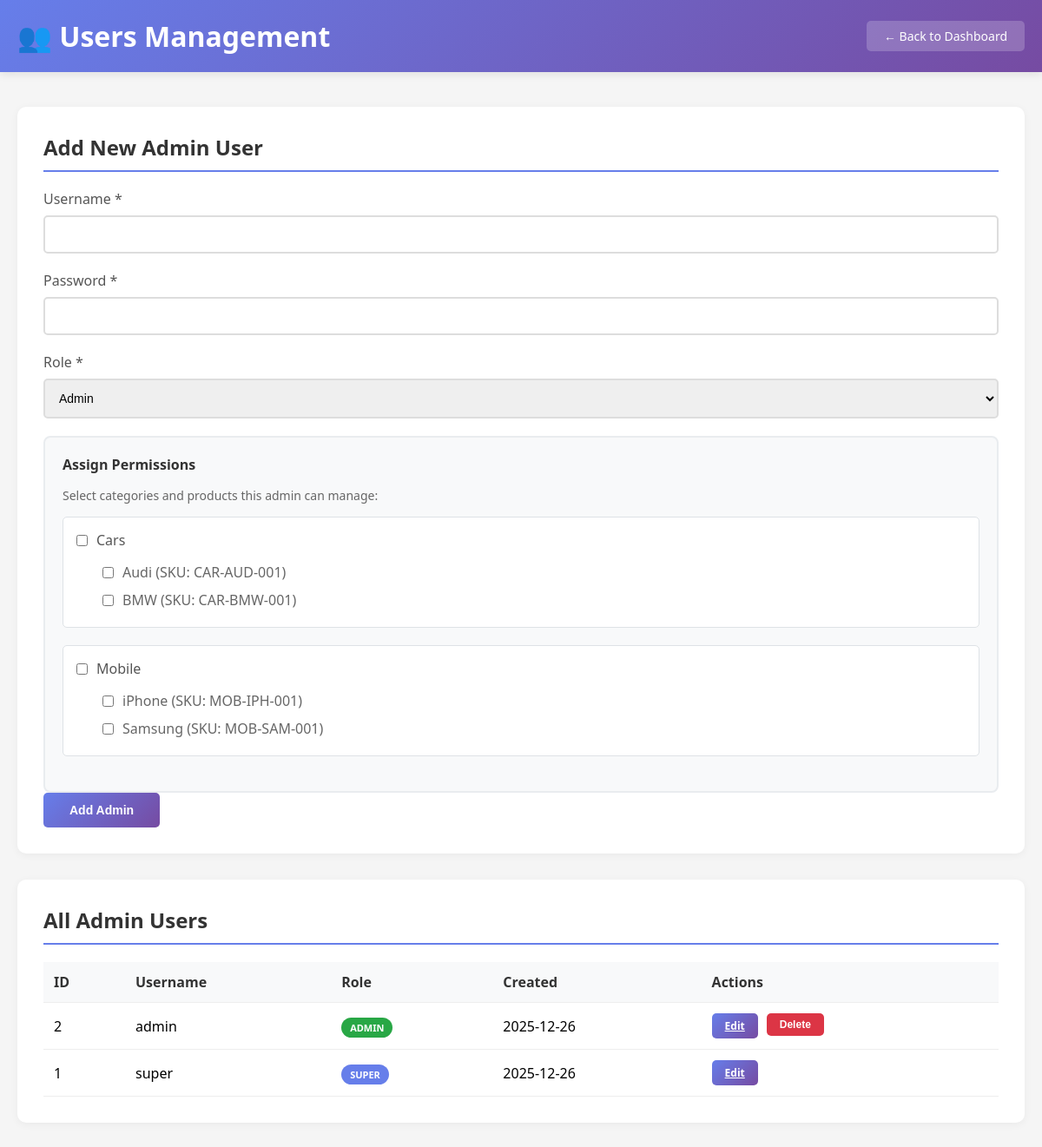
The app's page /backend/users.php (signed in) with its own data.
### tables this page shows
CREATE TABLE IF NOT EXISTS categories (
    id INT AUTO_INCREMENT PRIMARY KEY,
    name VARCHAR(100) NOT NULL,
    description TEXT,
    created_at TIMESTAMP DEFAULT CURRENT_TIMESTAMP
);

CREATE TABLE IF NOT EXISTS products (
    id INT AUTO_INCREMENT PRIMARY KEY,
    category_id INT NOT NULL,
    name VARCHAR(200) NOT NULL,
    sku VARCHAR(50) UNIQUE NOT NULL,
    description TEXT,
    price DECIMAL(10, 2) NOT NULL,
    image VARCHAR(255),
    created_at TIMESTAMP DEFAULT CURRENT_TIMESTAMP,
    FOREIGN KEY (category_id) REFERENCES categories(id) ON DELETE CASCADE
);

### config/database.php (called while the page is built, shortened)
<?php
class Database {
    private $host = "localhost";
    private $db_name = "idealogy_test";
    private $username = "root";
    private $password = "";
    public function getConnection() {
        $this->conn = null;
        try {
            $this->conn = new PDO(
                "mysql:host=" . $this->host . ";dbname=" . $this->db_name,
                $this->username,
                $this->password
            );
            $this->conn->setAttribute(PDO::ATTR_ERRMODE, PDO::ERRMODE_EXCEPTION);
            $this->conn->setAttribute(PDO::ATTR_DEFAULT_FETCH_MODE, PDO::FETCH_ASSOC);
            $this->conn->exec("set names utf8");
        } catch(PDOException $e) {
            error_log("Connection error: " . $e->getMessage());
            return null;
        }
        return $this->conn;
    }
    public function execute($query, $params = []) {
        try {
            $stmt = $this->getConnection()->prepare($query);
            $stmt->execute($params);
            return $stmt;
        } catch(PDOException $e) {
            error_log("Query error: " . $e->getMessage());
            return false;
        }
    }
    public function fetchAll($query, $params = []) {
        $stmt = $this->execute($query, $params);
        if ($stmt) {
            return $stmt->fetchAll();
        }
        return [];
    }
}
?>

### backend/users.php (the view, shortened to what this page needs)
<?php
require_once __DIR__ . '/includes/permissions.php';
require_once __DIR__ . '/../config/database.php';
$db = new Database();
$all_categories = $db->fetchAll("SELECT * FROM categories ORDER BY name ASC");
$all_products = $db->fetchAll("SELECT p.*, c.name as category_name FROM products p LEFT JOIN categories c ON p.category_id = c.id ORDER BY c.name, p.name ASC");
$query = "SELECT * FROM admins ORDER BY username ASC";
$admins = $db->fetchAll($query);
$edit_admin = null;
$edit_permissions = ['categories' => [], 'products' => []];
$products_by_category = [];
foreach ($all_products as $product) {
    $cat_id = $product['category_id'];
    if (!isset($products_by_category[$cat_id])) {
        $products_by_category[$cat_id] = [];
    }
    $products_by_category[$cat_id][] = $product;
}
?>
<!DOCTYPE html>
<html lang="en">
<head>
</head>
<body>
    <div class="header">
        <div class="header-content">
            <h1>👥 Users Management</h1>
            <a href="dashboard.php" class="btn-back">← Back to Dashboard</a>
        </div>
    </div>
    <div class="container">
        <div class="card">
            <h2><?php echo $edit_admin ? 'Edit Admin User' : 'Add New Admin User'; ?></h2>
            <form method="POST" action="" id="adminForm">
                <div class="form-group">
                    <label for="username">Username *</label>
                    <input type="text" id="username" name="username" required
                           value="<?php echo $edit_admin ? htmlspecialchars($edit_admin['username']) : ''; ?>">
                </div>
                <div class="form-group">
                    <label for="password">Password <?php echo $edit_admin ? '(Leave empty to keep current)' : '*'; ?></label>
                    <input type="password" id="password" name="password" <?php echo $edit_admin ? '' : 'required'; ?>>
                </div>
                <div class="form-group">
                    <label for="role">Role *</label>
                    <select id="role" name="role" required onchange="togglePermissions()">
                        <option value="admin" <?php echo ($edit_admin && $edit_admin['role'] == 'admin') ? 'selected' : ''; ?>>Admin</option>
                    </select>
                </div>
                <div id="permissions-container" class="<?php echo ($edit_admin && $edit_admin['role'] == 'admin') || !$edit_admin ? 'show' : ''; ?>">
                    <div class="permissions-section">
                        <h3>Assign Permissions</h3>
                        <p style="color: #666; margin-bottom: 15px; font-size: 14px;">Select categories and products this admin can manage:</p>
                        <?php foreach ($all_categories as $category): ?>
                            <div class="category-group">
                                <div class="category-header">
                                    <input type="checkbox"
                                           id="cat_<?php echo $category['id']; ?>"
                                           name="categories[]"
                                           value="<?php echo $category['id']; ?>"
                                           <?php echo in_array($category['id'], $edit_permissions['categories']) ? 'checked' : ''; ?>
                                           onchange="toggleCategoryProducts(<?php echo $category['id']; ?>)">
                                    <label for="cat_<?php echo $category['id']; ?>" style="margin: 0; cursor: pointer;">
                                        <?php echo htmlspecialchars($category['name']); ?>
                                    </label>
                                </div>
                                <?php if (isset($products_by_category[$category['id']])): ?>
                                    <div class="products-list" id="products_<?php echo $category['id']; ?>">
                                        <?php foreach ($products_by_category[$category['id']] as $product): ?>
                                            <div class="product-item">
                                                <input type="checkbox"
                                                       id="prod_<?php echo $product['id']; ?>"
                                                       name="products[]"
                                                       value="<?php echo $product['id']; ?>"
                                                       class="product-check-<?php echo $category['id']; ?>"
                                                       <?php echo in_array($product['id'], $edit_permissions['products']) ? 'checked' : ''; ?>>
                                                <label for="prod_<?php echo $product['id']; ?>">
                                                    <?php echo htmlspecialchars($product['name']); ?> (SKU: <?php echo htmlspecialchars($product['sku']); ?>)
                                                </label>
                                            </div>
                                        <?php endforeach; ?>
                                    </div>
                                <?php endif; ?>
                            </div>
                        <?php endforeach; ?>
                    </div>
                </div>
                <div class="actions">
                    <button type="submit" class="btn btn-primary">
                        <?php echo $edit_admin ? 'Update Admin' : 'Add Admin'; ?>
                    </button>
                </div>
            </form>
        </div>
        <div class="card">
            <h2>All Admin Users</h2>
            <div class="table-container">
                <table>
                    <thead>
                        <tr>
                            <th>ID</th>
                            <th>Username</th>
                            <th>Role</th>
                            <th>Created</th>
                            <th>Actions</th>
                        </tr>
                    </thead>
                    <tbody>
                        <?php foreach ($admins as $admin): ?>
                            <tr>
                                <td><?php echo $admin['id']; ?></td>
                                <td><?php echo htmlspecialchars($admin['username']); ?></td>
                                <td>
                                    <span class="badge badge-<?php echo $admin['role']; ?>">
                                        <?php echo htmlspecialchars($admin['role']); ?>
                                    </span>
                                </td>
                                <td><?php echo date('Y-m-d', strtotime($admin['created_at'])); ?></td>
                                <td>
                                    <div class="actions">
                                        <a href="?edit=<?php echo $admin['id']; ?>" class="btn btn-primary btn-sm">Edit</a>
                                        <?php if ($admin['id'] != $_SESSION['admin_id']): ?>
                                            <form method="POST" style="display: inline;" onsubmit="return confirm('Are you sure you want to delete this admin?');">
                                                <button type="submit" class="btn btn-danger btn-sm">Delete</button>
                                            </form>
                                        <?php endif; ?>
                                    </div>
                                </td>
                            </tr>
                        <?php endforeach; ?>
                    </tbody>
                </table>
            </div>
        </div>
    </div>
</body>
</html>

### backend/users.php (style rules this page uses)
* { margin: 0; padding: 0; box-sizing: border-box; }
body { font-family: 'Segoe UI', Tahoma, Geneva, Verdana, sans-serif; background: #f5f5f5; }
.header { background: linear-gradient(135deg, #667eea 0%, #764ba2 100%); color: white; padding: 20px; box-shadow: 0 2px 10px rgba(0,0,0,0.1); }
.header-content { max-width: 1200px; margin: 0 auto; display: flex; justify-content: space-between; align-items: center; }
.btn-back { background: rgba(255,255,255,0.2); color: white; padding: 8px 20px; border-radius: 5px; text-decoration: none; font-size: 14px; }
.container { max-width: 1200px; margin: 40px auto; padding: 0 20px; }
.card { background: white; padding: 30px; border-radius: 10px; box-shadow: 0 2px 10px rgba(0,0,0,0.05); margin-bottom: 30px; }
.card h2 { color: #333; margin-bottom: 20px; padding-bottom: 10px; border-bottom: 2px solid #667eea; }
.form-group { margin-bottom: 20px; }
label { display: block; margin-bottom: 8px; color: #555; font-weight: 500; }
input[type="text"], input[type="password"], select { width: 100%; padding: 12px; border: 2px solid #ddd; border-radius: 5px; font-size: 14px; }
.permissions-section { border: 2px solid #e9ecef; border-radius: 8px; padding: 20px; margin-top: 20px; background: #f8f9fa; }
.permissions-section h3 { color: #333; margin-bottom: 15px; font-size: 16px; }
.category-group { margin-bottom: 20px; border: 1px solid #dee2e6; border-radius: 5px; padding: 15px; background: white; }
.category-header { display: flex; align-items: center; margin-bottom: 10px; cursor: pointer; font-weight: 600; color: #495057; }
.category-header input[type="checkbox"] { margin-right: 10px; }
.products-list { margin-left: 30px; margin-top: 10px; }
.product-item { display: flex; align-items: center; padding: 5px 0; }
.product-item input[type="checkbox"] { margin-right: 10px; }
.product-item label { margin: 0; font-weight: normal; color: #666; }
.btn { padding: 12px 30px; border: none; border-radius: 5px; font-size: 14px; font-weight: 600; cursor: pointer; transition: all 0.3s; }
.btn-primary { background: linear-gradient(135deg, #667eea 0%, #764ba2 100%); color: white; }
.btn-danger { background: #dc3545; color: white; }
.table-container { overflow-x: auto; }
table { width: 100%; border-collapse: collapse; }
th, td { padding: 12px; text-align: left; border-bottom: 1px solid #eee; }
th { background: #f8f9fa; font-weight: 600; color: #333; }
.actions { display: flex; gap: 10px; }
.btn-sm { padding: 6px 15px; font-size: 12px; }
.badge { padding: 4px 10px; border-radius: 20px; font-size: 11px; text-transform: uppercase; font-weight: 600; }
.badge-super { background: #667eea; color: white; }
.badge-admin { background: #28a745; color: white; }
#permissions-container { display: none; }
#permissions-container.show { display: block; }

### records on screen
categories: name "Cars"
products: name "Audi", sku "CAR-AUD-001"
products: name "BMW", sku "CAR-BMW-001"
categories: name "Mobile"
products: name "iPhone", sku "MOB-IPH-001"
products: name "Samsung", sku "MOB-SAM-001"

### other values on screen
$admin['id'] "2"
$admin['username'] "admin"
$admin['role'] "ADMIN"
date('Y-m-d', strtotime($admin['created_at'])) "2025-12-26"
$admin['id'] "1"
$admin['username'] "super"
$admin['role'] "SUPER"
